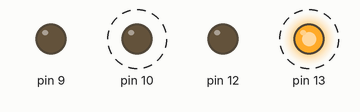
This sketch was run on a simulated Arduino Uno, built with avr-gcc and run on an emulated ATmega328P. On the bench: output pins drawn as LEDs (lit = HIGH). Dashed ring = blinking.

Above: at 0.5 s.
Timing chart, 0 to 4.6 s (numbered marks = the images above):
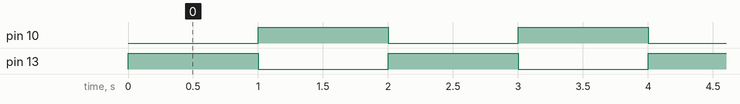

The sketch:

blink.ino
```cpp
void setup()
{
  pinMode(13, OUTPUT);
  pinMode(12, OUTPUT);
  pinMode(9, OUTPUT);
  pinMode(10, OUTPUT);
  digitalWrite(12, LOW);
  digitalWrite(9, LOW);
}

void loop()
{
  digitalWrite(13, HIGH);
  digitalWrite(10, LOW);
  delay(1000);
  digitalWrite(13, LOW);
  digitalWrite(10, HIGH);
  delay(1000);
}
```

Measured:
- by itself, pin 10, pin 13: alternates HIGH for 1.0 s and LOW for 1.0 s
